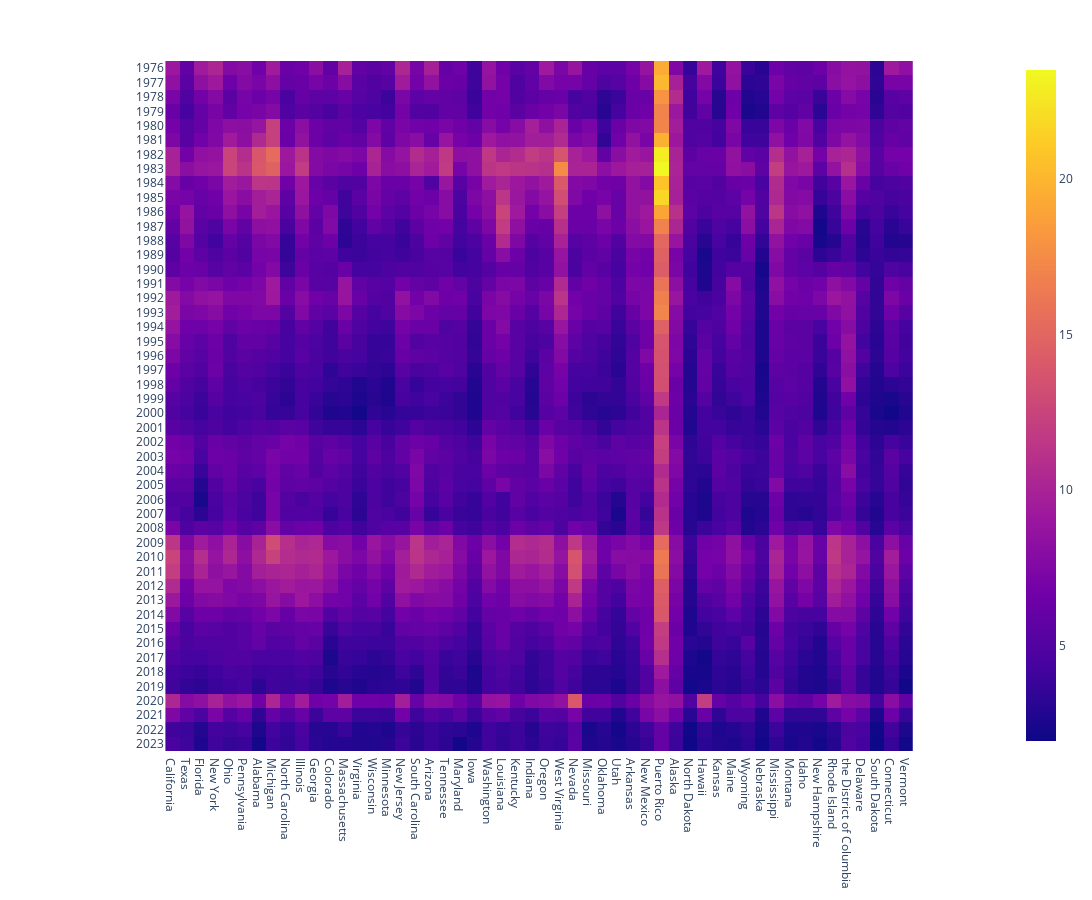

The cell this chart's notebook holds for it:
### Code cell
px.imshow(yearly_unemp_df, height = 900, width =1500)

### Figure 1 — Plotly figure (JSON) as saved in the notebook; plotly's stock layout.template omitted (floating-point values rounded to 4 significant figures; data arrays with more than 128 entries replaced by an {"elided": "..."} marker saying what was removed)
{"data": [{"coloraxis": "coloraxis", "hovertemplate": "x: %{x}<br>y: %{y}<br>color: %{z}<extra></extra>", "name": "0", "type": "heatmap", "x": ["California", "Texas", "Florida", "New York", "Ohio", "Pennsylvania", "Alabama", "Michigan", "North Carolina", "Illinois", "Georgia", "Colorado", "Massachusetts", "Virginia", "Wisconsin", "Minnesota", "New Jersey", "South Carolina", "Arizona", "Tennessee", "Maryland", "Iowa", "Washington", "Louisiana", "Kentucky", "Indiana", "Oregon", "West Virginia", "Nevada", "Missouri", "Oklahoma", "Utah", "Arkansas", "New Mexico", "Puerto Rico", "Alaska", "North Dakota", "Hawaii", "Kansas", "Maine", "Wyoming", "Nebraska", "Mississippi", "Montana", "Idaho", "New Hampshire", "Rhode Island", "the District of Columbia", "Delaware", "South Dakota", "Connecticut", "Vermont"], "xaxis": "x", "y": ["1976", "1977", "1978", "1979", "1980", "1981", "1982", "1983", "1984", "1985", "1986", "1987", "1988", "1989", "1990", "1991", "1992", "1993", "1994", "1995", "1996", "1997", "1998", "1999", "2000", "2001", "2002", "2003", "2004", "2005", "2006", "2007", "2008", "2009", "2010", "2011", "2012", "2013", "2014", "2015", "2016", "2017", "2018", "2019", "2020", "2021", "2022", "2023"], "yaxis": "y", "z": {"elided": "48x52 float values"}}], "layout": {"coloraxis": {"colorscale": [[0, "#0d0887"], [0.1111, "#46039f"], [0.2222, "#7201a8"], [0.3333, "#9c179e"], [0.4444, "#bd3786"], [0.5556, "#d8576b"], [0.6667, "#ed7953"], [0.7778, "#fb9f3a"], [0.8889, "#fdca26"], [1, "#f0f921"]]}, "height": 900, "margin": {"t": 60}, "width": 1500, "xaxis": {"anchor": "y", "constrain": "domain", "domain": [0, 1], "scaleanchor": "y"}, "yaxis": {"anchor": "x", "autorange": "reversed", "constrain": "domain", "domain": [0, 1]}}}
